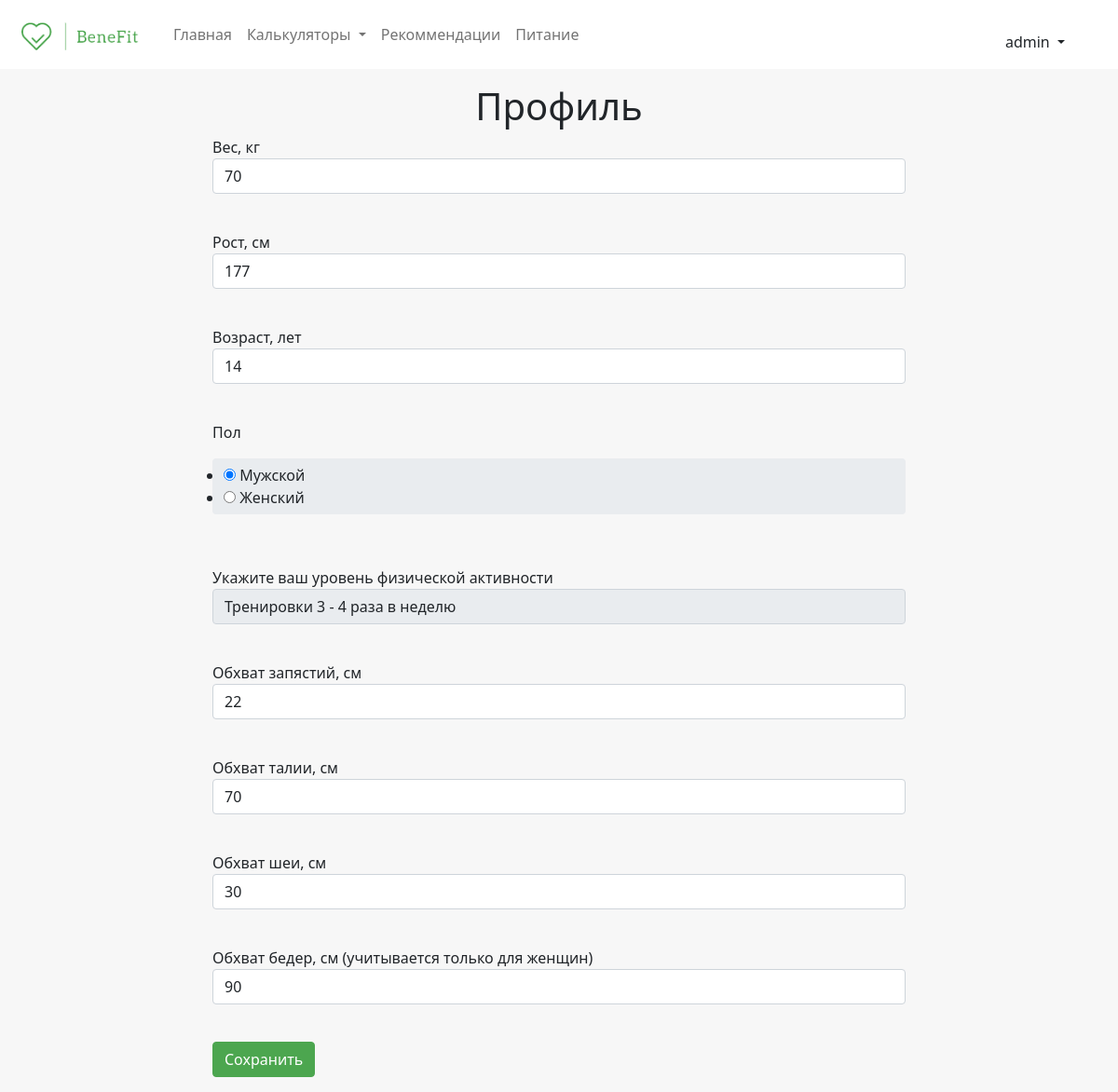
/profile (signed in), run on the app's committed database.
### data/user_login.py (models this page shows, shortened)
class UserLogin(SqlAlchemyBase, UserMixin):
    __tablename__ = 'user_login'
    id = sqlalchemy.Column(sqlalchemy.Integer,
                           primary_key=True, autoincrement=True, nullable=True)
    name = sqlalchemy.Column(sqlalchemy.String, nullable=True)
    about = sqlalchemy.Column(sqlalchemy.String, nullable=True)
    email = sqlalchemy.Column(sqlalchemy.String,
                              index=True, unique=True, nullable=True)
    hashed_password = sqlalchemy.Column(sqlalchemy.String, nullable=True)
    created_date = sqlalchemy.Column(sqlalchemy.DateTime,
                                     default=datetime.datetime.now)
    user_inputs = orm.relation("UserInputs", back_populates='user_login')
    user_results = orm.relation("UserResults", back_populates='user_login')

### data/user_inputs.py (models this page shows)
class UserInputs(SqlAlchemyBase, SerializerMixin):
    __tablename__ = 'user_inputs'
    user_id = sqlalchemy.Column(sqlalchemy.Integer,
                                sqlalchemy.ForeignKey("user_login.id"),
                                primary_key=True, autoincrement=True, nullable=True)
    height = sqlalchemy.Column(sqlalchemy.Integer, nullable=True)
    weight = sqlalchemy.Column(sqlalchemy.Integer, nullable=True)
    age = sqlalchemy.Column(sqlalchemy.Integer, nullable=True)
    gender = sqlalchemy.Column(sqlalchemy.String, nullable=True)
    activity = sqlalchemy.Column(sqlalchemy.Integer, nullable=True)
    wrists = sqlalchemy.Column(sqlalchemy.Integer, nullable=True)
    waist = sqlalchemy.Column(sqlalchemy.Integer, nullable=True)
    neck = sqlalchemy.Column(sqlalchemy.Integer, nullable=True)
    hip = sqlalchemy.Column(sqlalchemy.Integer, nullable=True)
    user_login = orm.relation('UserLogin')

### application.py (the view, shortened to what this page needs)
@app.route('/profile', methods=['GET', 'POST'])
@login_required
def profile_page():
    form = ProfileForm()
    if current_user.is_authenticated:
        db_sess = db_session.create_session()
        current_user_inputs = db_sess.query(UserInputs).filter(
            UserInputs.user_id == current_user.id).first()
        form.weight.data = current_user_inputs.weight
        form.height.data = current_user_inputs.height
        form.age.data = current_user_inputs.age
        form.gender.data = current_user_inputs.gender
        form.activity.data = str(current_user_inputs.activity)
        form.wrists.data = current_user_inputs.wrists
        form.waist.data = current_user_inputs.waist
        form.neck.data = current_user_inputs.neck
        form.hip.data = current_user_inputs.hip
    return render_template("profile.html",
                           title='Профиль пользователя', form=form)

### forms/profile_form.py
class ProfileForm(FlaskForm):
    weight = IntegerField('Вес, кг', validators=[DataRequired()])
    height = IntegerField('Рост, см', validators=[DataRequired()])
    age = IntegerField('Возраст, лет', validators=[DataRequired()])
    gender = RadioField('Пол', choices=['Мужской', 'Женский'])
    activity = SelectField(u'Укажите ваш уровень физической активности',
                           choices=[(0, 'Сидячий образ жизни'),
                                    (1, 'Редкие тренировки'),
                                    (2, 'Тренировки 3 - 4 раза в неделю'),
                                    (3, 'Тренировки 5 - 6 раз в неделю'),
                                    (4, 'Ежедневные интенсивные тренировки')],
                           validators=[DataRequired()])
    wrists = IntegerField('Обхват запястий, см', validators=[DataRequired()])
    waist = IntegerField('Обхват талии, см', validators=[DataRequired()])
    neck = IntegerField('Обхват шеи, см', validators=[DataRequired()])
    hip = IntegerField('Обхват бедер, см (учитывается только для женщин)',
                       validators=[DataRequired()])
    submit = SubmitField('Сохранить')

### application.py (called while the page is built)
@login_manager.user_loader
def load_user(user_id):
    db_sess = db_session.create_session()
    return db_sess.query(UserLogin).get(user_id)

### data/db_session.py (called while the page is built)
def create_session() -> Session:
    global __factory
    return __factory()

### templates/profile.html (shortened to what this page needs)
{% extends "base.html" %}
{% block content %}
          <h1 class="page-title">Профиль</h1>
          <form action="" method="post" class="col-md-8 col-sm-10 col-xs-10 m-auto">
        	<p>
        	    {{ form.weight.label }}<br>
        	    {{ form.weight(class="form-control", type="number", min='20', max='500')}}<br>
        	</p>
          <p>
              {{ form.height.label }}<br>
              {{ form.height(class="form-control", type="number", min='60', max='250')}}<br>
          </p>
          <p>
              {{ form.age.label }}<br>
              {{ form.age(class="form-control", type="number", min='14', max='130') }}<br>
          </p>
          <p>
              {{ form.gender.label }}<br>
              {{ form.gender(class="form-control form-field-gender", type="string") }}<br>
          </p>
          <p>
              {{ form.activity.label }}<br>
              {{ form.activity(class="form-control", type="select") }}<br>
          </p>
          <p>
              {{ form.wrists.label }}<br>
              {{ form.wrists(class="form-control", type="number", max="30", min="10") }}<br>
          </p>
          <p>
              {{ form.waist.label }}<br>
              {{ form.waist(class="form-control", type="number, min='50', max='100'") }}<br>
          </p>
          <p>
              {{ form.neck.label }}<br>
              {{ form.neck(class="form-control", type="number", min='30', max='50') }}<br>
          </p>
            <p>
              {{ form.hip.label }}<br>
              {{ form.hip(class="form-control", type="number, min='70', max='130'") }}<br>
          </p>
        	<p>{{ form.submit(type="submit", class="btn calculator-btn") }}</p>
</form>
{% endblock %}

### templates/base.html (shortened to what this page needs)
<!doctype html>
<html lang="en">
<head>
    <link href="../static/css/bootstrap.min.css" rel="stylesheet">
    <link rel="stylesheet"
          href="../static/css/style.css">
</head>
<body>
<nav class="navbar navbar-expand-lg navbar-light bg-light nav fixed-top">
  <div class="container-fluid">
    <a class="nav-brand navbar-brand ml-5" href="/">
      <svg class=" featurette-image img-fluid mx-auto" width="150" height="45"  >
          <image xlink:href="../static/img/logo_original_cutted.png" height="100%" width="100%" alt="" />
        </svg>
    </a>
    <div class="collapse navbar-collapse" id="navbarCollapse">
      <ul class="navbar-nav me-auto mb-2 mb-md-0">
        <li class="nav-item">
          <a class="nav-link {{active_home}}" aria-current="page" href="/">Главная</a>
        </li>
        <li class="nav-item dropdown">
          <a class="nav-link dropdown-toggle {{active_calculator}}" href="#" id="navbarDropdownMenuLink" role="button" data-bs-toggle="dropdown" aria-expanded="false">
          Калькуляторы
          </a>
        </li>
        <li class="nav-item">
          <a class="nav-link {{active_recommendations}}" href="/recommendations">Рекоммендации</a>
        </li>
        <li class="nav-item">
          <a class="nav-link {{active_nutrition}}" href="/nutrition">Питание</a>
        </li>
      </ul>
        <form class="d-flex nav-right-block flex-space-between">
              {% if current_user.is_authenticated %}
    <div class="btn-group">
  <a type="button" class="btn dropdown-toggle" data-bs-toggle="dropdown" aria-expanded="false">
    {{ current_user.name }}
  </a>
</div>
{% else %}
    <p>
        <a class="btn nav-btn-reg" href="/register">Зарегистрироваться</a>
        <a class="btn nav-btn-auth" href="/login">Войти</a>
    </p>
{% endif %}
      </form>
    </div>
  </div>
</nav>
{% if active_home == 'active' %}
    {% block home_page%}{% endblock %}
{% else %}
<main role="main " class="main main-content">
  <div  class="container">
        {% block content %}{% endblock %}
  </div>
</main>
{% endif %}
</body>
</html>

### static/css/style.css (style rules this page uses)
* { margin: 0; padding: 0; box-sizing: border-box; }
body { background-color: #f7f7f7; }
.nav { font-size: 16px; background-color: #fff !important; }
.nav-brand { color: #4ca64f !important; font-size: 30px; color: #fff; }
.nav-right-block { margin-right: 2rem; margin-top: 1rem; }
.form-field-gender { border: none; }
.main { margin-top: 70px; }
.main-content { margin-top: 90px; }
.calculator-btn { background-color: #4ca64f; border-color: #4ca64f; color: #fff; }
.page-title { text-align: center; }

### data on the page
UserLogin: name "admin"
UserInputs: weight "70", height "177", age "14", gender "☑ Мужской ☐ Женский", activity "Тренировки 3 - 4 раза в неделю", wrists "22", waist "70", neck "30", hip "90"
